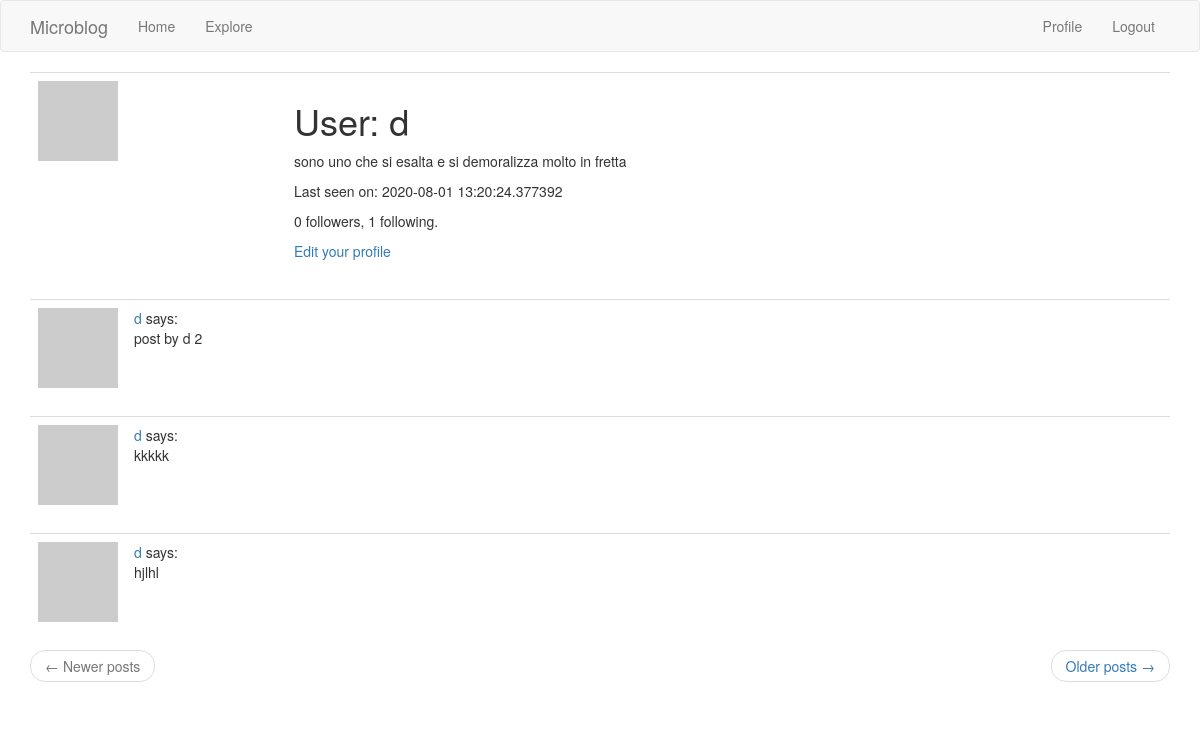
/user/d (signed in), run on an earlier commit of the app's database.
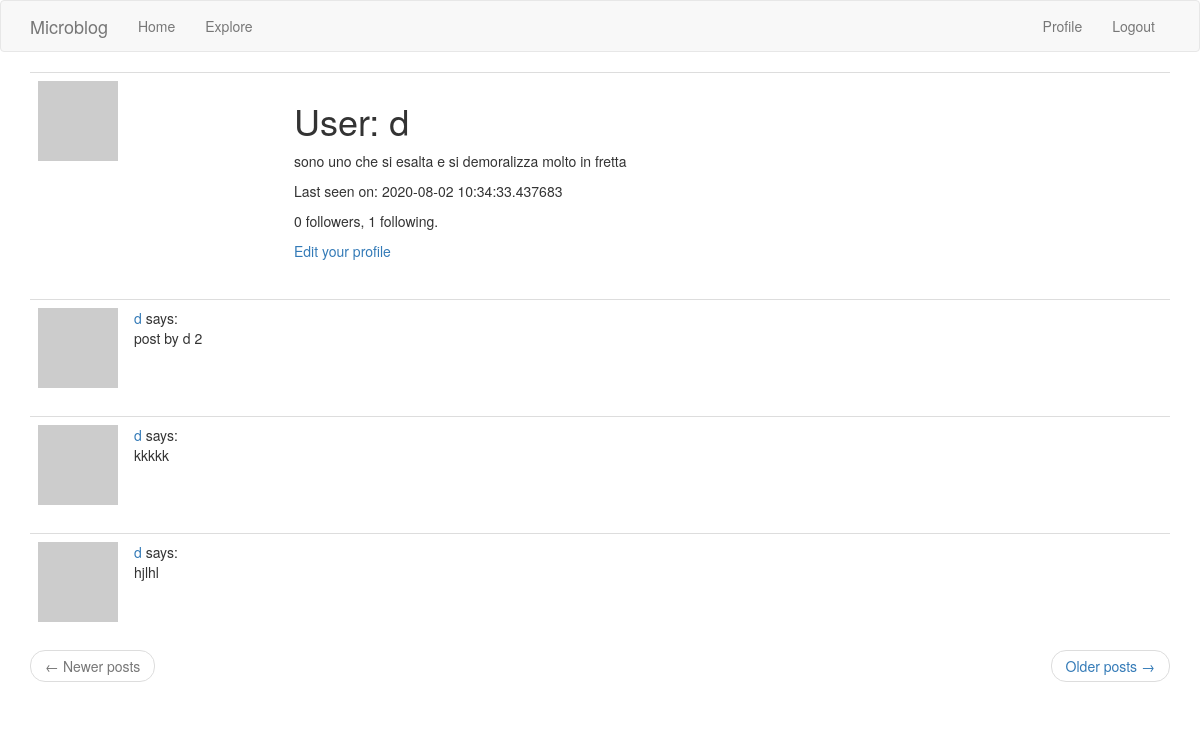
And on a later commit of the database.
### app/models.py (models this page shows, shortened)
class User(UserMixin, db.Model):
    id = db.Column(db.Integer, primary_key=True)
    username = db.Column(db.String(64), index=True, unique=True)
    email = db.Column(db.String(120), index=True, unique=True)
    password_hash = db.Column(db.String(128))
    posts = db.relationship('Post', backref='author', lazy='dynamic') # initialise the new post field for the User class
    about_me = db.Column(db.String(140))
    last_seen = db.Column(db.DateTime, default=datetime.utcnow)
    def avatar(self, size):
        digest = md5(self.email.lower().encode('utf-8')).hexdigest()
        return f'https://www.gravatar.com/avatar/{digest}?d=identicon&s={size}'
    followed = db.relationship(
        'User',                                             # right-side entity of the relationship (the left side is the parent class)
        secondary=followers,                                # configures the association table
        primaryjoin = (followers.c.follower_id == id),      # indicates the condiion tht links the left side entity with the association table
        secondaryjoin = (followers.c.followed_id == id),    # indicates the condiion tht links the right side entity with the association table
        backref = db.backref('followers', lazy='dynamic'),  # how the relationship will be accessed from the right side entity
        lazy='dynamic')                                     # similar to above but applied to the left side query

class Post(db.Model):
    id = db.Column(db.Integer, primary_key=True)
    body = db.Column(db.String(140))
    timestamp = db.Column(db.DateTime, index=True, default=datetime.utcnow) # indexing allows to retrieve in chronological order
    user_id = db.Column(db.Integer, db.ForeignKey('user.id'))

### app/routes.py (the view)
@app.route('/user/<username>')  # this decorator has a dynamic component in it i.e. <username>
@login_required                 # this makes this view function only accessible to logged in users
def user(username):
    user = User.query.filter_by(username=username).first_or_404()   # load the user from the database
    page = request.args.get('page', 1, type=int)
    posts = user.posts.order_by(Post.timestamp.desc()).paginate(page, app.config['POSTS_PER_PAGE'], False)
    next_url = url_for('user', username=user.username, page=posts.next_num) if posts.has_next else None
    prev_url = url_for('user', username=user.username, page=posts.prev_num) if posts.has_prev else None
    form = EmptyForm()  # To render the follow or unfollow button an EmptyForm object has to be instantiated and passed it to the user.html
    return render_template('user.html', user=user, posts=posts.items, next_url=next_url, prev_url=prev_url, form=form)

### app/models.py (called while the page is built)
@login.user_loader
def load_user(id):
    return User.query.get(int(id))

### app/routes.py (called while the page is built)
@app.before_request         # registers the decorated function to be executed right before the view function
def before_request():
    if current_user.is_authenticated:
        current_user.last_seen = datetime.utcnow()
        db.session.commit()

### app/templates/user.html (shortened to what this page needs)
{% extends "base.html" %}
{% block app_content %}
    <table class="table table-hover">
        <tr>
            <td width="256px"><img src="{{ user.avatar(256) }}"></td>
            <td>
                <h1>User: {{ user.username }}</h1>
                {% if user.about_me %}<p>{{ user.about_me }}</p>{% endif %}
                {% if user.last_seen %}<p>Last seen on: {{ user.last_seen }}</p>{% endif %}
                <p>{{ user.followers.count() }} followers, {{ user.followed.count() }} following.</p>
                {% if user == current_user %}
                <p><a href="{{ url_for('edit_profile') }}">Edit your profile</a></p>
                {% endif %}
            </td>
        </tr>
    </table>
    {% for post in posts %}
        {% include '_post.html' %}
    {% endfor %}
    <nav aria-label="...">
        <ul class="pager">
            <li class="previous{% if not prev_url %} disabled{% endif %}">
                <a href="{{ prev_url or '#' }}">
                    <span aria-hidden="true">&larr;</span> Newer posts
                </a>
            </li>
            <li class="next{% if not next_url %} disabled{% endif %}">
                <a href="{{ next_url or '#' }}">
                    Older posts <span aria-hidden="true">&rarr;</span>
                </a>
            </li>
        </ul>
    </nav>
{% endblock %}

### app/templates/base.html (shortened to what this page needs)
{% extends 'bootstrap/base.html' %}
{% block navbar %}
    <nav class="navbar navbar-default">
        <div class="container">
            <div class="navbar-header">
                <a class="navbar-brand" href="{{ url_for('index') }}">Microblog</a>
            </div>
            <div class="collapse navbar-collapse" id="bs-example-navbar-collapse-1">
                <ul class="nav navbar-nav">
                    <li><a href="{{ url_for('index') }}">Home</a></li>
                    <li><a href="{{ url_for('explore') }}">Explore</a></li>
                </ul>
                <ul class="nav navbar-nav navbar-right">
                    {% if current_user.is_anonymous %}
                    <li><a href="{{ url_for('login') }}">Login</a></li>
                    {% else %}
                    <li><a href="{{ url_for('user', username=current_user.username) }}">Profile</a></li>
                    <li><a href="{{ url_for('logout') }}">Logout</a></li>
                    {% endif %}
                </ul>
            </div>
        </div>
    </nav>
{% endblock %}
{% block content %}
    <div class="container">
        {% block app_content %}{% endblock %}
    </div>
{% endblock %}

### app/templates/_post.html
    <table class="table table-hover">
        <tr>
            <td width="70px">
                <a href="{{ url_for('user', username=post.author.username) }}">
                    <img src="{{ post.author.avatar(70) }}" />
                </a>
            </td>
            <td>
                <a href="{{ url_for('user', username=post.author.username) }}">
                    {{ post.author.username }}
                </a>
                says:
                <br>
                {{ post.body }}
            </td>
        </tr>
    </table>

What changed in the data, as far as the page shows it:
changed User "sono uno che si esalta e si demoralizza molto in fretta": last_seen "2020-08-01 13:20:24.377392" → "2020-08-02 10:34:33.437683"
